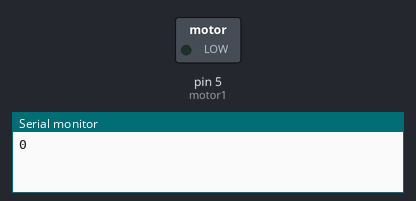
A sketch run on a simulated Arduino Uno, built with avr-gcc and run on an emulated ATmega328P. On the bench: switched loads named in the sketch (green lamp = pin HIGH), the last lines printed to the serial monitor.

Above: at 0.15 s.
At 19.95 s:
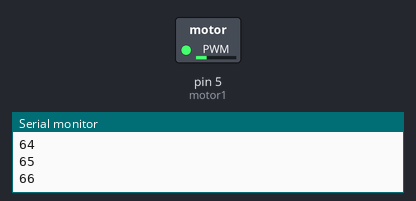
At 39.76 s:
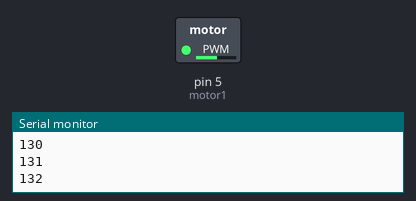
Timing chart, 0 to 40.0 s (numbered marks = the images above):
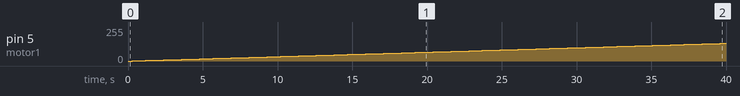

Measured:
- by itself, pin 5 (motor1): moves from 0/255 to 133/255 over 39.6 s

The sketch:

motor_test2.ino
```cpp
/**
 * ÈÃÎÒÃÇ×öÒ»¸öÐ¡ËãÊõ°É£º
 * pwmÊä³ö0-255
 * ¶ÔÓ¦0-5v£¨Ó¦¸Ã£©
 * ËùÒÔ51pwm = 1v
 * ËùÒÔ0-2v¶ÔÓ¦0-102pwm£»
 */


#define value1 255
#define motor1 5
#define motor2 6
#define value2 50

//#define move 11
//#define steer 10
//#define turnSpeed 0

void setup(){
    pinMode(motor1,OUTPUT);
    Serial.begin(9600);
}

void loop(){
    //analogWrite(motor1,value1);
    // Serial.println(analogRead(motor1));
    //analogWrite(right,value_right);
    for(int i=0;i<255;++i){
       analogWrite(motor1,i);
       //analogWrite(right,i);
       Serial.println(i);
       delay(300);
       //delay(2000);
    }


    //analogWrite(5,value);
}
/**
 * analogWriteÖÐ£¬µç»úÃ»ÓÐ°´ÕÕÔ¤ÆÚµÄ·´×ªÔÙÕý×ª£¬Ó¦¸ÃÊÇµç»úÇý¶¯µÄÄ£Ê½ÉèÖÃÓÐÎÊÌâ£¬»¹ÒªÔÙ¿´¿´ÓÃ»§ÊÖ²á£¨³É¹¦ÁË£©
 * ³É¹¦Ìõ¼þ£ºmode3 option4£¬170Í£Ö¹
 * ½ñÌì×î´óµÄÊÕ»ñÊÇ¸ã¶®ÁËµç»úµÄ×ª¶¯£¬ÖÁÉÙ×ªÆðÀ´ÁË
 * ¶ÔÓÚ´«¸ÐÆ÷ºÍ½á¹¹»¹ÊÇÃ»ÓÐ¿ªÊ¼
 * ÊÇÊ±ºò¼Æ»®Ò»ÏÂÁË
 */
```
